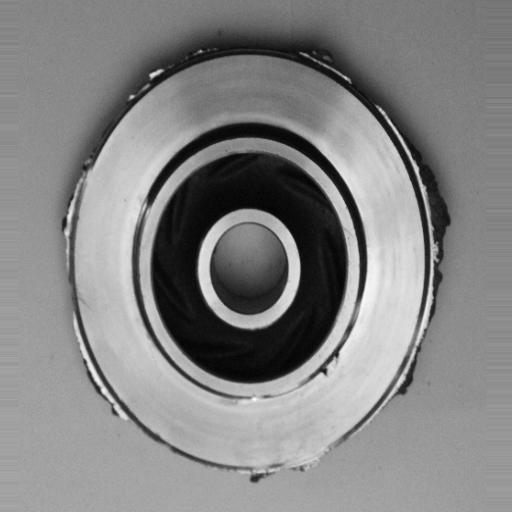
#> input picture quality_control/casting_512x512/def_front/cast_def_0_0.jpeg, 512 x 512 px, found by its file name; its folder holds 4 pictures in this run
$ python quality_control.py
#> lines starting #> are read from the running program, lines starting #| are printed output that depends on the picture; after the words box and inside, x2 and y2 are one past the last pixel; in counts of white or black regions, pixels touching at a corner belong together; pictures that were not available may be replaced by others from this repository, and a replacement may not be noted
import cv2
import os
import numpy as np
from sklearn.model_selection import train_test_split
from sklearn.neural_network import MLPClassifier
from sklearn.metrics import accuracy_score, confusion_matrix, classification_report
from keras.preprocessing import image
from keras.applications.vgg16 import VGG16, preprocess_input
from keras.models import Model

def list_files_and_labels(main_directory, label):
    files = os.listdir(main_directory)
    file_paths = [os.path.join(main_directory, file) for file in files]
    labels = [label] * len(file_paths)
    return file_paths, labels

def blur_background(file_paths, blur_amount=15):
    image_data = cv2.imread(file_paths)
    gray_image = cv2.cvtColor(image_data, cv2.COLOR_BGR2GRAY)
    edges = cv2.Canny(gray_image, 50, 150, apertureSize=3)
    dilated_edges = cv2.dilate(edges, None, iterations=2)
    background = cv2.bitwise_not(dilated_edges)
    blurred_image = cv2.GaussianBlur(image_data, (blur_amount, blur_amount), 0)
    result = np.where(background[:, :, None].astype(bool), blurred_image, image_data)
    return result

# Read images and label them
def_front_files, def_front_labels = list_files_and_labels('/def_front/', 'def_front')
ok_front_files, ok_front_labels = list_files_and_labels('/ok_front/', 'ok_front')

# Combine all files and labels
all_files = def_front_files + ok_front_files
all_labels = def_front_labels + ok_front_labels

image_data_list = []
for file_path in all_files:
    image_data = cv2.imread(file_path)
#> image_data is the input picture: shape (512, 512, 3); min 0, max 255, mean 131.6
    resized_image = cv2.resize(image_data, (64, 64))
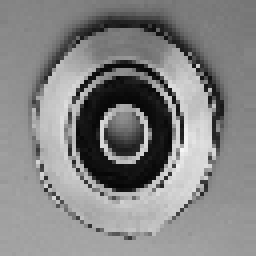
#> resized_image: shape (64, 64, 3) (shown 4 times larger); min 5, max 246, mean 131.6
    vectorized_image = resized_image.flatten()
#> vectorized_image = 12288 values, max 246 at index 7239, min 5 at index 8919, mean 131.6
    image_data_list.append(vectorized_image)
#> pass 2 of the loop `for file_path in all_files:`:
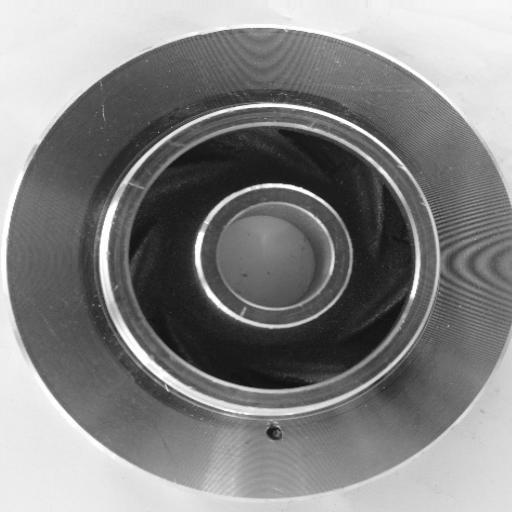
#> input picture quality_control/casting_512x512/def_front/cast_def_0_1077.jpeg, 512 x 512 px, found by its file name
#> image_data is the input picture: shape (512, 512, 3); min 10, max 255, mean 131.8
#> vectorized_image = 12288 values, max 254 at index 6336, min 19 at index 9123, mean 132
#> pass 3 of the loop `for file_path in all_files:`:
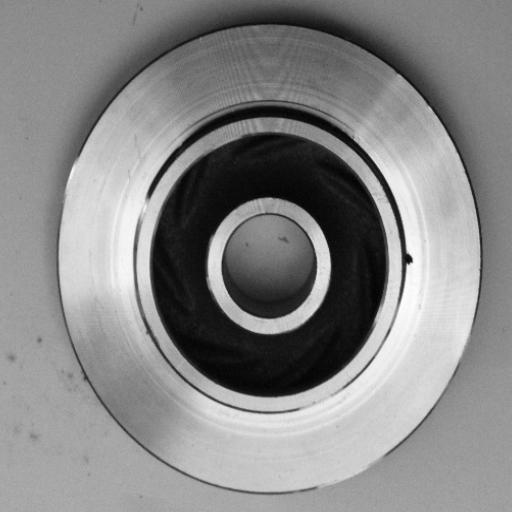
#> input picture quality_control/casting_512x512/def_front/cast_def_0_1157.jpeg, 512 x 512 px, found by its file name
#> image_data is the input picture: shape (512, 512, 3); min 0, max 255, mean 134.8
#> vectorized_image = 12288 values, max 251 at index 7254, min 4 at index 3000, mean 134.9
#> the loop made 5 passes; the first 3 are shown

for i in range(len(all_files)):
    blur_background(all_files[i], blur_amount=15)
#> in blur_background, `edges = cv2.Canny(gray_image, 50, 150, apertureSize=3)`:
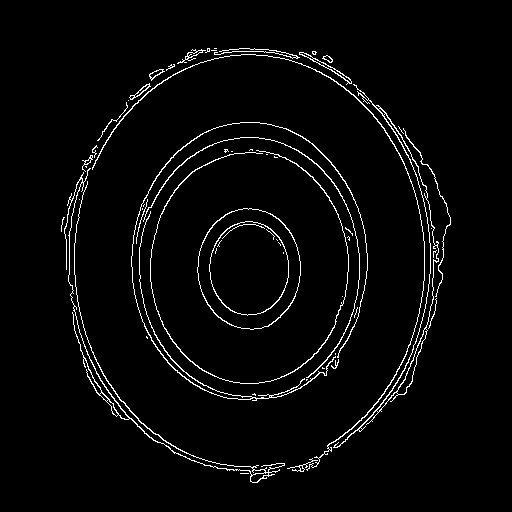
#> edges: shape (512, 512); 3.1% white in thin lines or dots, all inside (x1, y1, x2, y2) = (61, 48, 451, 483)
#> in blur_background, `dilated_edges = cv2.dilate(edges, None, iterations=2)`:
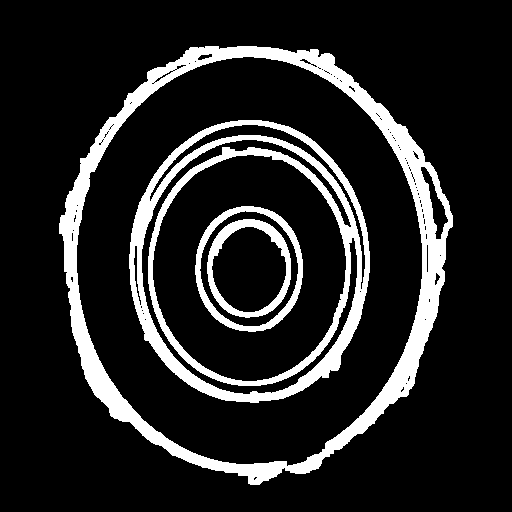
#> dilated_edges: shape (512, 512); 14.5% white; 4 white regions, box (x1, y1, x2, y2) and area: (59, 46, 453, 485) 19831, (129, 120, 370, 403) 13961, (195, 206, 303, 332) 2208, (207, 219, 291, 318) 1950
#> in blur_background, `blurred_image = cv2.GaussianBlur(image_data, (blur_amount, blur_amount..`:
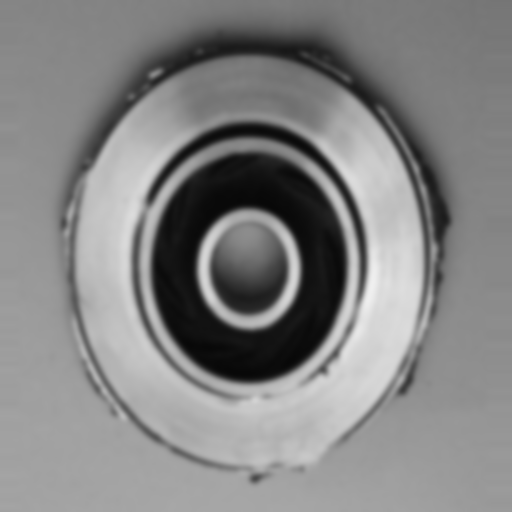
#> blurred_image: shape (512, 512, 3); min 8, max 239, mean 131.6
    cv2.waitKey(0)
    cv2.destroyAllWindows()
#> pass 2 of the loop `for i in range(len(all_files)):`:
#> in blur_background (call 2), `edges = cv2.Canny(gray_image, 50, 150, apertureSize=3)`:
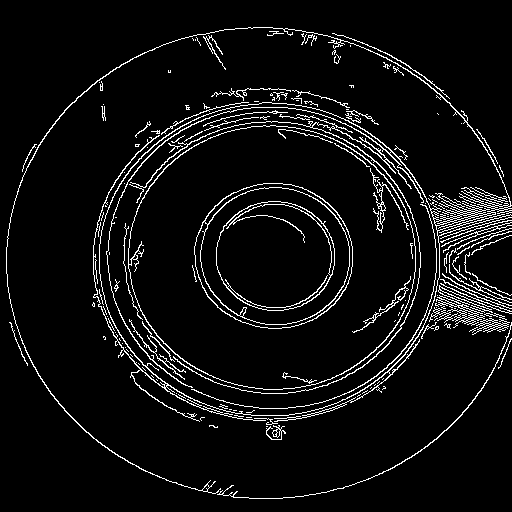
#> edges: shape (512, 512); 6% white in thin lines or dots
#> dilated_edges: shape (512, 512); 24.4% white; 9 white regions, largest, box (x1, y1, x2, y2) and area: (4, 25, 512, 501) 54987, (190, 181, 355, 331) 8546, (99, 102, 108, 123) 153
#> in blur_background (call 2), `blurred_image = cv2.GaussianBlur(image_data, (blur_amount, blur_amount..`:
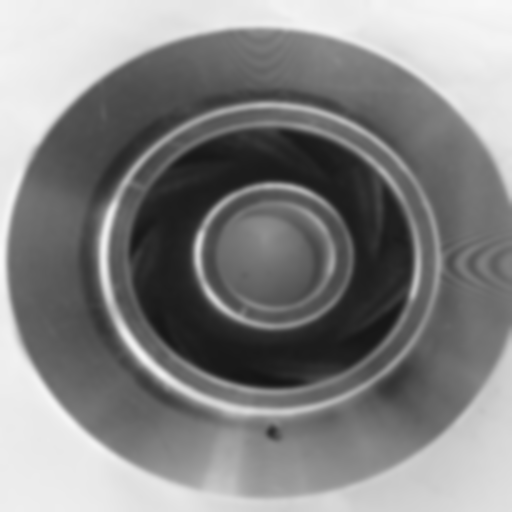
#> blurred_image: shape (512, 512, 3); min 20, max 248, mean 131.8
#> pass 3 of the loop `for i in range(len(all_files)):`:
#> in blur_background (call 3), `edges = cv2.Canny(gray_image, 50, 150, apertureSize=3)`:
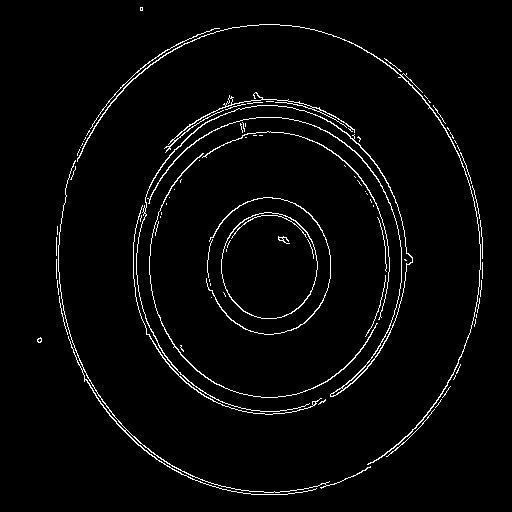
#> edges: shape (512, 512); 2.9% white in thin lines or dots, all inside (x1, y1, x2, y2) = (37, 7, 483, 495)
#> dilated_edges: shape (512, 512); 13.1% white; 7 white regions, largest, box (x1, y1, x2, y2) and area: (131, 90, 415, 417) 17289, (54, 22, 485, 497) 11720, (204, 195, 333, 337) 2631
#> in blur_background (call 3), `blurred_image = cv2.GaussianBlur(image_data, (blur_amount, blur_amount..`:
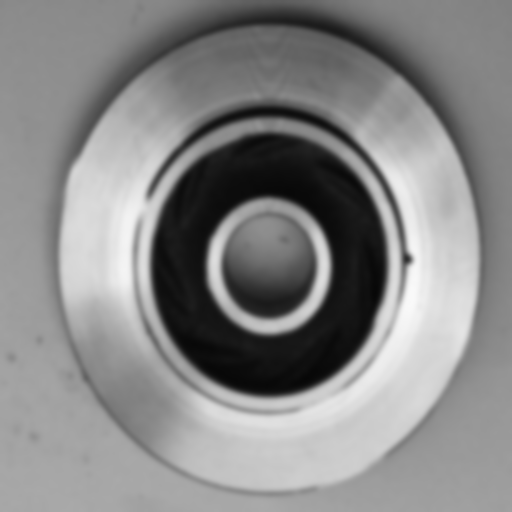
#> blurred_image: shape (512, 512, 3); min 7, max 249, mean 134.8
#> the loop made 5 passes; the first 3 are shown

# Extract feature vectors from images
X = np.array(image_data_list)
y = np.array(all_labels)

# Load VGG16 model
#> (the run stopped early here; a loop or call above may not have finished)
